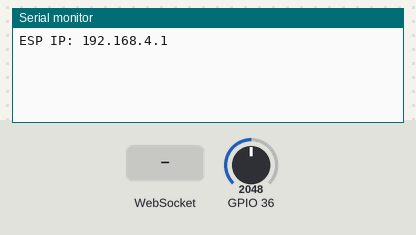
The sketch below on a simulated ESP32. On the bench: the last lines printed to the serial monitor. Inputs (shaded band) come from the test bench; at power-on: GPIO 36 = 2048.

Above: at 1.2 s.
1.3 s: WebSocket text "5" received
At 1.6 s:
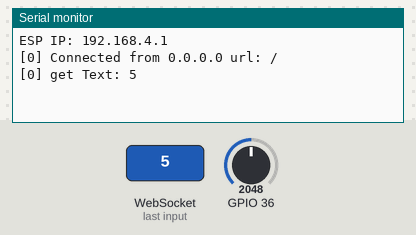
2.8 s: WebSocket text "90" received
At 4.0 s:
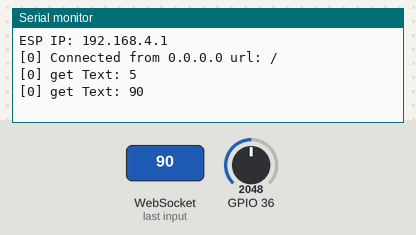

The sketch:

sketch.ino
```cpp
#include <driver/adc.h>

#include <WiFi.h>
#include <WiFiClient.h>
#include <ESP32WebServer.h>
#include <WebSocketsServer.h>

#define ssid "ESP32-EMF"
```

adc.ino
```cpp
void initADC(){
	adc1_config_width(ADC_WIDTH_BIT_12);
  adc1_config_channel_atten(ADC1_CHANNEL_0, ADC_ATTEN_DB_0);
}

uint32_t getADCValue(){
	return adc1_get_raw(ADC1_CHANNEL_0);
}
```

index.h
```cpp
const char MAIN_page[] PROGMEM = R"=====(
  <html>
  <head>
      <title>Realtime Analytics</title>
      <meta name="viewport" content="width=device-width, initial-scale=1.0">
  </head>
  <body>
    <h1>Reading: <span id="output"></span></h1>
    <div id="chartContainer" style="height: 50vh; width:100%;"></div>


  </body>
  <script src="https://canvasjs.com/assets/script/canvasjs.min.js"></script>
  <script>
  var wsUri = "ws://192.168.4.1:81/";
  var output, dps = [], chart;
  var xVal = 0, dataLength = 20;

  function init()
  {
    output = document.getElementById("output");
    testWebSocket();

    chart = new CanvasJS.Chart("chartContainer", {
      title :{
        text: "Dynamic Data"
      },
      axisY: {
        minimum: 0,
        maximum: 4096
      },
      data: [{
        type: "line",
        dataPoints: dps
      }]
    });
  }

  function updateChart(yVal){
    console.log(yVal, typeof yVal);
    yVal = parseInt(yVal);
    dps.push({
      x: xVal,
      y: yVal
    });
    xVal++;
    console.log(dps[0]);

    if (dps.length > dataLength) {
      dps.shift();
    }

    chart.render();
  }

  function testWebSocket()
  {
    websocket = new WebSocket(wsUri);
    websocket.onopen = (evt) =>{
      console.log('Socket open');
    };
    websocket.onclose = (evt) => {
      console.log('Close');
    };
    websocket.onmessage = (evt) => {
      let val = JSON.parse(evt.data).adc;
      console.log('Message ', evt.data);
      document.getElementById('output').innerText = val;
      updateChart(val);
    };
    websocket.onerror = (evt) => {
      console.error(evt.data);
    };
  }

  window.addEventListener("load", init, false);
  </script>
</html>
)=====";
```

wifi.ino
```cpp
ESP32WebServer server(80); //Server on port 80

void handleRoot();

void initWiFi(){
	WiFi.mode(WIFI_AP);
	WiFi.softAP(ssid);

	Serial.print("ESP IP: ");
	Serial.println(WiFi.softAPIP());

	server.on("/", handleRoot);

	server.begin();
}

void wifiLoop(){
	server.handleClient();
}
```

wifi_socket.ino
```cpp
#include "index.h"
WebSocketsServer webSocket = WebSocketsServer(81);;

void handleRoot(){
  String s = MAIN_page;
  server.send(200, "text/html", s);
}

// Called when receiving any WebSocket message
void webSocketEvent(uint8_t num, int type, uint8_t * payload, size_t length) {

  switch(type) {
    case WStype_DISCONNECTED:
      Serial.printf("[%u] Disconnected!\n", num);
      break;
    case WStype_CONNECTED:
      {
        IPAddress ip = webSocket.remoteIP(num);
        Serial.printf("[%u] Connected from %d.%d.%d.%d url: %s\n", num, ip[0], ip[1], ip[2], ip[3], payload);

        // send message to client
        //webSocket.sendTXT(num, "Connected");
        webSocket.broadcastTXT("{\"info\": \"New client\"}");
      }
      break;
    case WStype_TEXT:
      Serial.printf("[%u] get Text: %s\n", num, payload);

      // send message to client
      // webSocket.sendTXT(num, "message here");

      // send data to all connected clients

      break;
    case WStype_BIN:
      Serial.printf("[%u] get binary length: %u\n", num, length);

      // send message to client
      // webSocket.sendBIN(num, payload, length);
      break;
  case WStype_ERROR:
  case WStype_FRAGMENT_TEXT_START:
  case WStype_FRAGMENT_BIN_START:
  case WStype_FRAGMENT:
  case WStype_FRAGMENT_FIN:
    break;
  }

}

long lastSent= 0 ;
void sendVoltage(){
  if(millis() - lastSent > 100){
    String data = "{\"adc\": \"";
    data += getADCValue();
    data += "\"}";
    webSocket.broadcastTXT(data);
    lastSent = millis();
  }
}

void initWEbSocket(){
  webSocket.begin();
  webSocket.onEvent(webSocketEvent);
}

void webSocketLoop(){
  webSocket.loop();
  sendVoltage();
}
```

zloop.ino
```cpp
void loop() {
  // put your main code here, to run repeatedly:
  wifiLoop();
	webSocketLoop();
}
```

zsetup.ino
```cpp
void setup() {
  // put your setup code here, to run once:
  Serial.begin(115200);

  initADC();
	initWiFi();
	initWEbSocket();
}
```

Measured:
- after the input at 1.3 s, the serial monitor: prints a new line at once (image 1)
- after the input at 2.8 s, the serial monitor: prints a new line at once (image 2)
